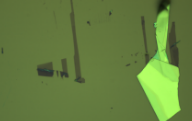
#> input picture exp/img.png, 192 x 121 px
$ python edge_detect.py
#> lines starting #> are read from the running program, lines starting #| are printed output that depends on the picture; after the words box and inside, x2 and y2 are one past the last pixel; in counts of white or black regions, pixels touching at a corner belong together
import sys
import cv2
import code
import numpy as np
from matplotlib import pyplot as plt

def getLargestContour(contours):
	max_size = 0.0
	largest  = None

	for c in contours:
		area = cv2.contourArea(c)
		if area > max_size:
			max_size = area
			largest  = c

	return c, max_size

def getLargerThan(contours, s):
	selected = []

	for c in contours:
		area = cv2.contourArea(c)
		if area > s:
			selected.append(c)

	return selected

# Load the image in greyscale
img   = cv2.imread('img.png', cv2.IMREAD_COLOR)
#> img is the input picture: shape (121, 192, 3); mean B, G, R 62.5, 126.4, 100.4

# Detect the edges
edges = cv2.Canny(img, 10, 75)
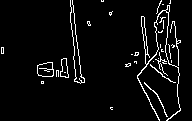
#> edges: shape (121, 192); 4.9% white in thin lines or dots

# Extract contour vectors from the edges.
contours, heirarchy = cv2.findContours(
	edges, cv2.RETR_TREE, cv2.CHAIN_APPROX_SIMPLE
)
#> contours = 45 contours, 39 with area under 20; largest, box (x1, y1, x2, y2) and area: (37, 62, 54, 77) 194, (37, 62, 54, 77) 190, (137, 5, 181, 121) 181, (60, 58, 69, 78) 105, (60, 58, 69, 78) 101, (141, 16, 148, 55) 98

# code.interact(local=locals())

large_ones = getLargerThan(contours, 50.0)
#> the loop in getLargerThan, `for c in contours:` made 45 passes
#> area on passes 9, 10, 15, 16, 38, 39: 194.5, 190, 105, 101, 181, 98.5
#> after the loop in getLargerThan, `for c in contours:`: selected = 6 contours; box (x1, y1, x2, y2) and area: (37, 62, 54, 77) 194, (37, 62, 54, 77) 190, (137, 5, 181, 121) 181, (60, 58, 69, 78) 105, (60, 58, 69, 78) 101, (141, 16, 148, 55) 98
#> large_ones has the same summary as selected in getLargerThan

# Draw the largest contours.
big = img.copy()
for i in range(len(large_ones)):
	big = cv2.drawContours(big, large_ones, i, (255, 0, 0), 1)
#> this loop made 6 passes
#> pass 1, `big = cv2.drawContours(big, large_ones, i, (255, 0, 0), 1)`:
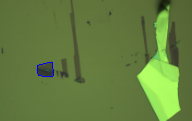
#> big: shape (121, 192, 3); 0.23% of pixels changed, all inside (x1, y1, x2, y2) = (37, 62, 54, 77)
#> pass 3, `big = cv2.drawContours(big, large_ones, i, (255, 0, 0), 1)`:
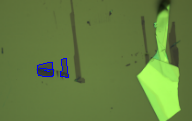
#> big: shape (121, 192, 3); mean B, G, R 63.6, 126, 100
#> after the loop:
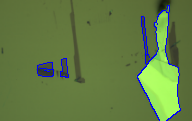
#> big: shape (121, 192, 3); 1.75% of pixels changed, all inside (x1, y1, x2, y2) = (62, 5, 181, 121)

plt.subplot(131)
plt.imshow(img, cmap='gray')
plt.title('Original Image')
plt.xticks([])
plt.yticks([])

plt.subplot(132)
plt.imshow(edges, cmap='gray')
plt.title('Edge Detection')
plt.xticks([])
plt.yticks([])

plt.subplot(133)
plt.imshow(big, cmap='gray')
plt.title('Contours Larger than 25.0')
plt.xticks([])
plt.yticks([])

plt.show()
#> figure, not shown here; B, G, R data is drawn as R, G, B
